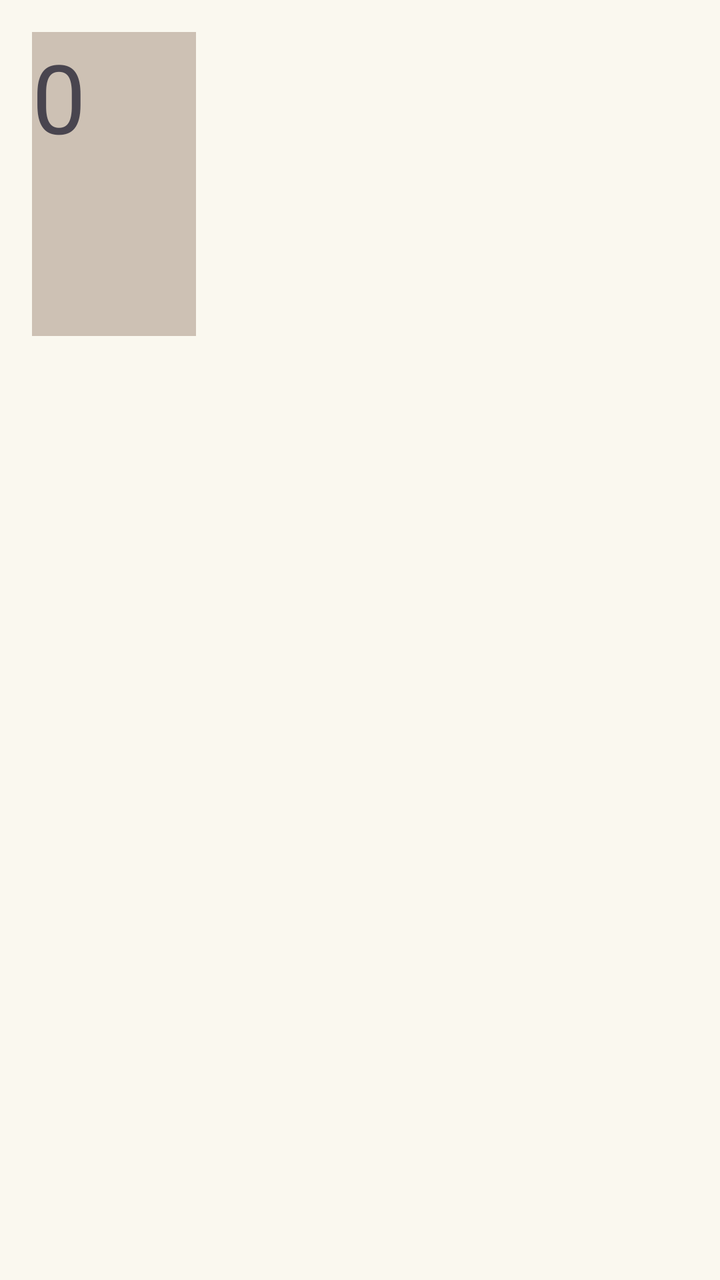
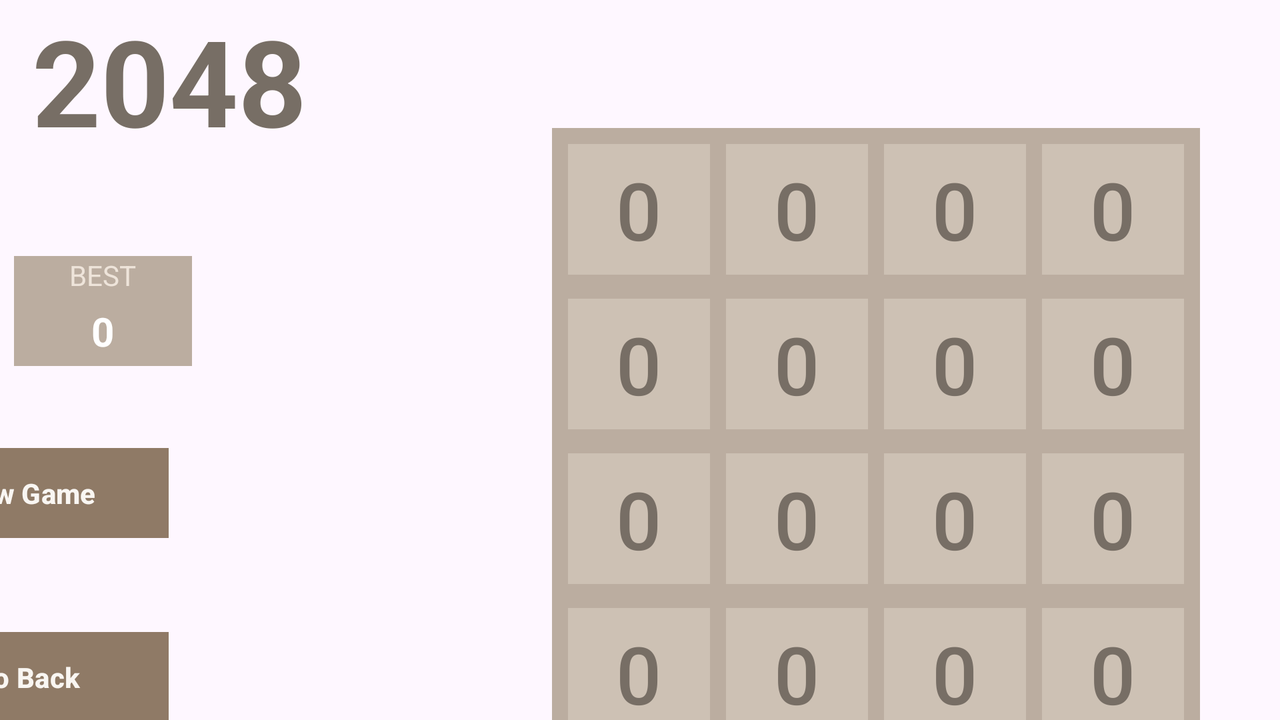

First picture: res/layout/ on a phone held upright. Second picture: the repository's own variant of that layout, on a device whose configuration matches the variant's folder. Source for both follows.
<!-- AndroidManifest.xml: application theme Theme._2Games -->
<!-- res/layout/game1_layout.xml -->
<?xml version="1.0" encoding="utf-8"?>
<GridLayout xmlns:android="http://schemas.android.com/apk/res/android"
    xmlns:app="http://schemas.android.com/apk/res-auto"
    xmlns:tools="http://schemas.android.com/tools"
    android:layout_width="match_parent"
    android:layout_height="match_parent"
    android:background="#faf8ef"
    tools:context=".Game1">

    <LinearLayout
        android:id="@+id/layoutBoard"
        android:layout_width="match_parent"
        android:layout_height="match_parent"
        android:layout_margin="16dp"
        android:layout_marginStart="16dp"
        android:layout_marginTop="16dp"
        android:layout_marginEnd="16dp"
        android:layout_marginBottom="16dp"
        android:orientation="vertical"
        android:weightSum="16">

        
        <LinearLayout
            android:layout_width="match_parent"
            android:layout_height="0dp"
            android:layout_weight="4"
            android:orientation="horizontal"
            android:weightSum="4">

            <FrameLayout
                android:id="@+id/cell00"
                android:layout_width="0dp"
                android:layout_height="match_parent"
                android:layout_weight="1"
                android:background="#cdc1b4">

                <TextView
                    android:id="@+id/textView"
                    android:layout_width="wrap_content"
                    android:layout_height="wrap_content"
                    android:gravity="center"
                    android:text="0"
                    android:textSize="48sp" />
            </FrameLayout>

            <FrameLayout
                android:id="@+id/cell01"
                android:layout_width="0dp"
                android:layout_height="match_parent"
                android:layout_weight="1" />

            <FrameLayout
                android:id="@+id/cell02"
                android:layout_width="0dp"
                android:layout_height="match_parent"
                android:layout_weight="1" />

            <FrameLayout
                android:id="@+id/cell03"
                android:layout_width="0dp"
                android:layout_height="match_parent"
                android:layout_weight="1" />
        </LinearLayout>

        
        <LinearLayout
            android:layout_width="match_parent"
            android:layout_height="0dp"
            android:layout_weight="4"
            android:orientation="horizontal"
            android:weightSum="4">

            <FrameLayout
                android:id="@+id/cell10"
                android:layout_width="0dp"
                android:layout_height="match_parent"
                android:layout_weight="1" />

            <FrameLayout
                android:id="@+id/cell11"
                android:layout_width="0dp"
                android:layout_height="match_parent"
                android:layout_weight="1" />

            <FrameLayout
                android:id="@+id/cell12"
                android:layout_width="0dp"
                android:layout_height="match_parent"
                android:layout_weight="1" />

            <FrameLayout
                android:id="@+id/cell13"
                android:layout_width="0dp"
                android:layout_height="match_parent"
                android:layout_weight="1" />
        </LinearLayout>

        
        <LinearLayout
            android:layout_width="match_parent"
            android:layout_height="0dp"
            android:layout_weight="4"
            android:orientation="horizontal"
            android:weightSum="4">

            <FrameLayout
                android:id="@+id/cell20"
                android:layout_width="0dp"
                android:layout_height="match_parent"
                android:layout_weight="1" />

            <FrameLayout
                android:id="@+id/cell21"
                android:layout_width="0dp"
                android:layout_height="match_parent"
                android:layout_weight="1" />

            <FrameLayout
                android:id="@+id/cell22"
                android:layout_width="0dp"
                android:layout_height="match_parent"
                android:layout_weight="1" />

            <FrameLayout
                android:id="@+id/cell23"
                android:layout_width="0dp"
                android:layout_height="match_parent"
                android:layout_weight="1" />
        </LinearLayout>

        
        <LinearLayout
            android:layout_width="match_parent"
            android:layout_height="0dp"
            android:layout_weight="4"
            android:orientation="horizontal"
            android:weightSum="4">

            <FrameLayout
                android:id="@+id/cell30"
                android:layout_width="0dp"
                android:layout_height="match_parent"
                android:layout_weight="1" />

            <FrameLayout
                android:id="@+id/cell31"
                android:layout_width="0dp"
                android:layout_height="match_parent"
                android:layout_weight="1" />

            <FrameLayout
                android:id="@+id/cell32"
                android:layout_width="0dp"
                android:layout_height="match_parent"
                android:layout_weight="1" />

            <FrameLayout
                android:id="@+id/cell33"
                android:layout_width="0dp"
                android:layout_height="match_parent"
                android:layout_weight="1" />
        </LinearLayout>
    </LinearLayout>
</GridLayout>
<!-- resources referenced by this layout -->
<resources>
  <style name="Theme._2Games" parent="Base.Theme._2Games" />
  <!-- from res/values-v31/ -->
  <style name="Base.Theme._2Games" parent="Theme.Material3.DayNight.NoActionBar">
          
  
      </style>
</resources>
<!-- res/layout-land/game1_layout.xml (the repository's variant of the layout above) -->
<!-- drawn on the phone turned sideways -->
<?xml version="1.0" encoding="utf-8"?>
<androidx.constraintlayout.widget.ConstraintLayout xmlns:android="http://schemas.android.com/apk/res/android"
    xmlns:app="http://schemas.android.com/apk/res-auto"
    xmlns:tools="http://schemas.android.com/tools"
    android:layout_width="match_parent"
    android:layout_height="match_parent">

    <TextView
        android:id="@+id/textView"
        android:layout_width="wrap_content"
        android:layout_height="wrap_content"
        android:layout_gravity="center_horizontal"
        android:layout_marginStart="16dp"
        android:gravity="center"
        android:text="2048"
        android:textColor="#776e65"
        android:textSize="60sp"
        android:textStyle="bold"
        app:layout_constraintStart_toStartOf="parent"
        app:layout_constraintTop_toTopOf="parent" />

    <GridLayout
        android:id="@+id/gridLayout"
        android:layout_width="wrap_content"
        android:layout_height="wrap_content"
        android:layout_marginStart="276dp"
        android:layout_marginTop="64dp"
        android:background="#bbada0"
        android:columnCount="4"
        app:layout_constraintStart_toStartOf="parent"
        app:layout_constraintTop_toTopOf="parent">

        <Button
            android:id="@+id/button1"
            android:layout_width="71dp"
            android:layout_height="wrap_content"
            android:layout_marginLeft="8dp"
            android:layout_marginTop="4dp"
            android:backgroundTint="#cdc1b4"
            android:text="0"
            android:textColor="#776e65"
            android:textSize="40dp"
            app:cornerRadius="0dp" />

        <Button
            android:id="@+id/button2"
            android:layout_width="71dp"
            android:layout_height="wrap_content"
            android:layout_marginLeft="8dp"
            android:layout_marginTop="4dp"
            android:backgroundTint="#cdc1b4"
            android:text="0"
            android:textColor="#776e65"
            android:textSize="40dp"
            app:cornerRadius="0dp" />

        <Button
            android:id="@+id/button3"
            android:layout_width="71dp"
            android:layout_height="wrap_content"
            android:layout_marginLeft="8dp"
            android:layout_marginTop="4dp"
            android:backgroundTint="#cdc1b4"
            android:text="0"
            android:textColor="#776e65"
            android:textSize="40dp"
            app:cornerRadius="0dp" />

        <Button
            android:id="@+id/button4"
            android:layout_width="71dp"
            android:layout_height="wrap_content"
            android:layout_marginLeft="8dp"
            android:layout_marginTop="4dp"
            android:layout_marginRight="8dp"
            android:backgroundTint="#cdc1b4"
            android:text="0"
            android:textColor="#776e65"
            android:textSize="40dp"
            app:cornerRadius="0dp" />

        <Button
            android:id="@+id/button5"
            android:layout_width="71dp"
            android:layout_height="wrap_content"
            android:layout_marginLeft="8dp"
            android:layout_marginTop="4dp"
            android:backgroundTint="#cdc1b4"
            android:text="0"
            android:textColor="#776e65"
            android:textSize="40dp"
            app:cornerRadius="0dp" />

        <Button
            android:id="@+id/button6"
            android:layout_width="71dp"
            android:layout_height="wrap_content"
            android:layout_marginLeft="8dp"
            android:layout_marginTop="4dp"
            android:backgroundTint="#cdc1b4"
            android:text="0"
            android:textColor="#776e65"
            android:textSize="40dp"
            app:cornerRadius="0dp" />

        <Button
            android:id="@+id/button7"
            android:layout_width="71dp"
            android:layout_height="wrap_content"
            android:layout_marginLeft="8dp"
            android:layout_marginTop="4dp"
            android:backgroundTint="#cdc1b4"
            android:text="0"
            android:textColor="#776e65"
            android:textSize="40dp"
            app:cornerRadius="0dp" />

        <Button
            android:id="@+id/button8"
            android:layout_width="71dp"
            android:layout_height="wrap_content"
            android:layout_marginLeft="8dp"
            android:layout_marginTop="4dp"
            android:backgroundTint="#cdc1b4"
            android:text="0"
            android:textColor="#776e65"
            android:textSize="40dp"
            app:cornerRadius="0dp" />

        <Button
            android:id="@+id/button9"
            android:layout_width="71dp"
            android:layout_height="wrap_content"
            android:layout_marginLeft="8dp"
            android:layout_marginTop="4dp"
            android:backgroundTint="#cdc1b4"
            android:text="0"
            android:textColor="#776e65"
            android:textSize="40dp"
            app:cornerRadius="0dp" />

        <Button
            android:id="@+id/button10"
            android:layout_width="71dp"
            android:layout_height="wrap_content"
            android:layout_marginLeft="8dp"
            android:layout_marginTop="4dp"
            android:backgroundTint="#cdc1b4"
            android:text="0"
            android:textColor="#776e65"
            android:textSize="40dp"
            app:cornerRadius="0dp" />

        <Button
            android:id="@+id/button11"
            android:layout_width="71dp"
            android:layout_height="wrap_content"
            android:layout_marginLeft="8dp"
            android:layout_marginTop="4dp"
            android:backgroundTint="#cdc1b4"
            android:text="0"
            android:textColor="#776e65"
            android:textSize="40dp"
            app:cornerRadius="0dp" />

        <Button
            android:id="@+id/button12"
            android:layout_width="71dp"
            android:layout_height="wrap_content"
            android:layout_marginLeft="8dp"
            android:layout_marginTop="4dp"
            android:backgroundTint="#cdc1b4"
            android:text="0"
            android:textColor="#776e65"
            android:textSize="40dp"
            app:cornerRadius="0dp" />

        <Button
            android:id="@+id/button13"
            android:layout_width="71dp"
            android:layout_height="wrap_content"
            android:layout_marginLeft="8dp"
            android:layout_marginTop="4dp"
            android:backgroundTint="#cdc1b4"
            android:text="0"
            android:textColor="#776e65"
            android:textSize="40dp"
            app:cornerRadius="0dp" />

        <Button
            android:id="@+id/button14"
            android:layout_width="71dp"
            android:layout_height="wrap_content"
            android:layout_marginLeft="8dp"
            android:layout_marginTop="4dp"
            android:backgroundTint="#cdc1b4"
            android:text="0"
            android:textColor="#776e65"
            android:textSize="40dp"
            app:cornerRadius="0dp" />

        <Button
            android:id="@+id/button15"
            android:layout_width="71dp"
            android:layout_height="wrap_content"
            android:layout_marginLeft="8dp"
            android:layout_marginTop="4dp"
            android:backgroundTint="#cdc1b4"
            android:text="0"
            android:textColor="#776e65"
            android:textSize="40dp"
            app:cornerRadius="0dp" />

        <Button
            android:id="@+id/button16"
            android:layout_width="71dp"
            android:layout_height="wrap_content"
            android:layout_marginLeft="8dp"
            android:layout_marginTop="4dp"
            android:layout_marginBottom="4dp"
            android:backgroundTint="#cdc1b4"
            android:text="0"
            android:textColor="#776e65"
            android:textSize="40dp"
            app:cornerRadius="0dp" />

    </GridLayout>

    <Button
        android:id="@+id/buttonNewGame"
        android:layout_width="142dp"
        android:layout_height="53dp"
        android:layout_marginTop="220dp"
        android:layout_marginEnd="556dp"
        android:backgroundTint="#8f7a66"
        android:text="New Game"
        android:textColor="#f9f6f2"
        android:textStyle="bold"
        app:cornerRadius="0dp"
        app:layout_constraintEnd_toEndOf="parent"
        app:layout_constraintTop_toTopOf="parent" />

    <Button
        android:id="@+id/button19"
        android:layout_width="142dp"
        android:layout_height="53dp"
        android:layout_marginTop="312dp"
        android:layout_marginEnd="556dp"
        android:backgroundTint="#8f7a66"
        android:text="Go Back"
        android:textColor="#f9f6f2"
        android:textStyle="bold"
        app:cornerRadius="0dp"
        android:onClick="goBack"
        app:layout_constraintEnd_toEndOf="parent"
        app:layout_constraintTop_toTopOf="parent" />

    <LinearLayout
        android:layout_width="71dp"
        android:layout_height="56dp"
        android:layout_marginTop="128dp"
        android:layout_marginEnd="644dp"
        android:orientation="vertical"
        android:background="#bbada0"
        app:layout_constraintEnd_toEndOf="parent"
        app:layout_constraintTop_toTopOf="parent">

        <TextView
            android:id="@+id/textView12"
            android:layout_width="match_parent"
            android:layout_height="wrap_content"
            android:textColor="#eee4da"
            android:gravity="center"
            android:text="SCORE" />

        <TextView
            android:id="@+id/textView14"
            android:layout_width="match_parent"
            android:layout_height="37dp"
            android:gravity="center"
            android:text="0"
            android:textColor="#ffffff"
            android:textSize="20sp"
            android:textStyle="bold" />

    </LinearLayout>

    <LinearLayout
        android:layout_width="89dp"
        android:layout_height="55dp"
        android:layout_marginTop="128dp"
        android:layout_marginEnd="544dp"
        android:orientation="vertical"
        android:background="#bbada0"
        app:layout_constraintEnd_toEndOf="parent"
        app:layout_constraintTop_toTopOf="parent">

        <TextView
            android:id="@+id/textView15"
            android:layout_width="match_parent"
            android:layout_height="wrap_content"
            android:textColor="#eee4da"
            android:gravity="center"
            android:text="BEST" />

        <TextView
            android:id="@+id/textView16"
            android:layout_width="match_parent"
            android:layout_height="37dp"
            android:gravity="center"
            android:text="0"
            android:textColor="#ffffff"
            android:textSize="20sp"
            android:textStyle="bold" />
    </LinearLayout>


</androidx.constraintlayout.widget.ConstraintLayout>
